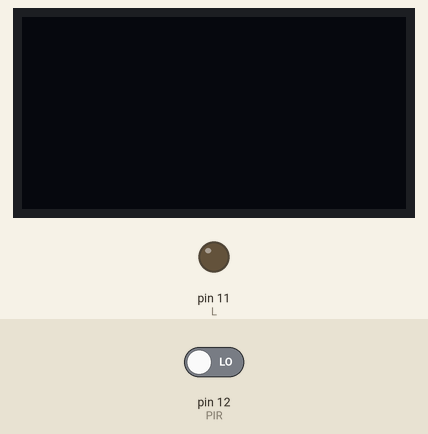
Recording of a sketch running on a simulated Arduino Uno, built with avr-gcc and run on an emulated ATmega328P. Parts: 128×64 one-colour display, output pins drawn as LEDs (lit = HIGH). Inputs (shaded band) come from the test bench; at power-on: pin 12 (PIR) LOW.

Above: at 1.2 s.
1.3 s: pin 12 (PIR) driven HIGH
At 2.2 s:
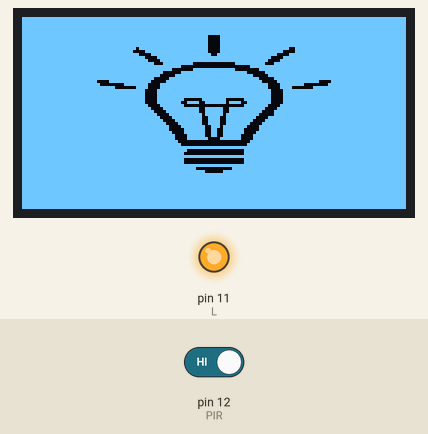
2.8 s: pin 12 (PIR) driven LOW
At 3.6 s:
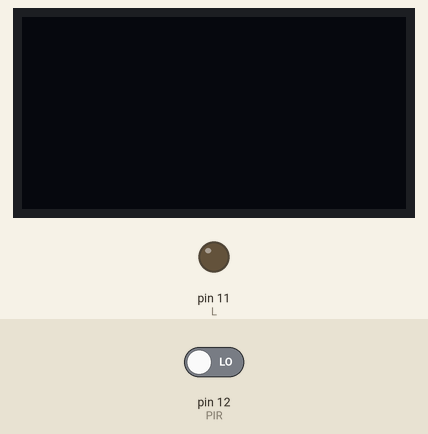
Timing chart, 0 to 5.8 s (numbered marks = the images above; inputs shaded):
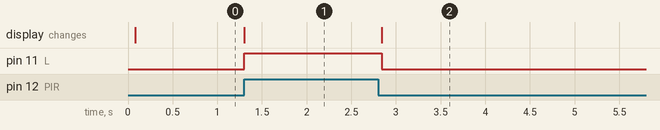

Measured:
- after the input at 1.3 s, pin 11 (L): LOW → HIGH at once; the display: changes at once (image 1)
- after the input at 2.8 s, pin 11 (L): HIGH → LOW at once; the display: changes at once (image 2)

The sketch:

punto_21.ino
```cpp
//21
#include <Wire.h>
#include <Adafruit_GFX.h>
#include <Adafruit_SSD1306.h>
#define ANCHO 128
#define ALTO 64
Adafruit_SSD1306 display(ANCHO, ALTO, &Wire, -1);
static const unsigned char PROGMEM mi_imagen[] = {
 0xff, 0xff, 0xff, 0xff, 0xff, 0xff, 0xff, 0xff, 0xff, 0xff, 0xff, 0xff, 0xff, 0xff, 0xff, 0xff,
 0xff, 0xff, 0xff, 0xff, 0xff, 0xff, 0xff, 0xff, 0xff, 0xff, 0xff, 0xff, 0xff, 0xff, 0xff, 0xff,
  0xff, 0xff, 0xff, 0xff, 0xff, 0xff, 0xff, 0xff, 0xff, 0xff, 0xff, 0xff, 0xff, 0xff, 0xff, 0xff,
  0xff, 0xff, 0xff, 0xff, 0xff, 0xff, 0xff, 0xff, 0xff, 0xff, 0xff, 0xff, 0xff, 0xff, 0xff, 0xff,
  0xff, 0xff, 0xff, 0xff, 0xff, 0xff, 0xff, 0xff, 0xff, 0xff, 0xff, 0xff, 0xff, 0xff, 0xff, 0xff,
  0xff, 0xff, 0xff, 0xff, 0xff, 0xff, 0xff, 0xff, 0xff, 0xff, 0xff, 0xff, 0xff, 0xff, 0xff, 0xff,
  0xff, 0xff, 0xff, 0xff, 0xff, 0xff, 0xff, 0xfc, 0x3f, 0xff, 0xff, 0xff, 0xff, 0xff, 0xff, 0xff,
  0xff, 0xff, 0xff, 0xff, 0xff, 0xff, 0xff, 0xfc, 0x3f, 0xff, 0xff, 0xff, 0xff, 0xff, 0xff, 0xff,
  0xff, 0xff, 0xff, 0xff, 0xff, 0xff, 0xff, 0xfc, 0x3f, 0xff, 0xff, 0xff, 0xff, 0xff, 0xff, 0xff,
  0xff, 0xff, 0xff, 0xff, 0xff, 0xff, 0xff, 0xfc, 0x3f, 0xff, 0xff, 0xff, 0xff, 0xff, 0xff, 0xff,
  0xff, 0xff, 0xff, 0xff, 0xfd, 0xff, 0xff, 0xfc, 0x3f, 0xff, 0xff, 0x9f, 0xff, 0xff, 0xff, 0xff,
  0xff, 0xff, 0xff, 0xff, 0xf8, 0x7f, 0xff, 0xfc, 0x3f, 0xff, 0xfe, 0x1f, 0xff, 0xff, 0xff, 0xff,
  0xff, 0xff, 0xff, 0xff, 0xfe, 0x1f, 0xff, 0xfe, 0x7f, 0xff, 0xf8, 0x7f, 0xff, 0xff, 0xff, 0xff,
  0xff, 0xff, 0xff, 0xff, 0xff, 0x87, 0xff, 0xff, 0xff, 0xff, 0xe1, 0xff, 0xff, 0xff, 0xff, 0xff,
  0xff, 0xff, 0xff, 0xff, 0xff, 0xc3, 0xff, 0xff, 0xff, 0xff, 0xc3, 0xff, 0xff, 0xff, 0xff, 0xff,
  0xff, 0xff, 0xff, 0xff, 0xff, 0xf1, 0xff, 0x80, 0x01, 0xff, 0x8f, 0xff, 0xff, 0xff, 0xff, 0xff,
  0xff, 0xff, 0xff, 0xff, 0xff, 0xff, 0xf8, 0x00, 0x00, 0x0f, 0xff, 0xff, 0xff, 0xff, 0xff, 0xff,
  0xff, 0xff, 0xff, 0xff, 0xff, 0xff, 0xc0, 0x7f, 0xfe, 0x01, 0xff, 0xff, 0xff, 0xff, 0xff, 0xff,
  0xff, 0xff, 0xff, 0xff, 0xff, 0xfe, 0x07, 0xff, 0xff, 0xe0, 0x7f, 0xff, 0xff, 0xff, 0xff, 0xff,
  0xff, 0xff, 0xff, 0xff, 0xff, 0xfc, 0x1f, 0xff, 0xff, 0xf8, 0x3f, 0xff, 0xff, 0xff, 0xff, 0xff,
  0xff, 0xff, 0xff, 0xff, 0xff, 0xf0, 0x7f, 0xff, 0xff, 0xfe, 0x0f, 0xff, 0xff, 0xff, 0xff, 0xff,
  0xff, 0xff, 0xff, 0x87, 0xff, 0xe0, 0xff, 0xff, 0xff, 0xff, 0x07, 0xff, 0xe1, 0xff, 0xff, 0xff,
  0xff, 0xff, 0xff, 0xc0, 0x3f, 0xc3, 0xff, 0xff, 0xff, 0xff, 0xc3, 0xfc, 0x03, 0xff, 0xff, 0xff,
  0xff, 0xff, 0xff, 0xfe, 0x03, 0xc3, 0xff, 0xff, 0xff, 0xff, 0xc3, 0xc0, 0x7f, 0xff, 0xff, 0xff,
  0xff, 0xff, 0xff, 0xff, 0xff, 0x87, 0xff, 0xff, 0xff, 0xff, 0xe1, 0xff, 0xff, 0xff, 0xff, 0xff,
  0xff, 0xff, 0xff, 0xff, 0xff, 0x87, 0xff, 0xff, 0xff, 0xff, 0xe1, 0xff, 0xff, 0xff, 0xff, 0xff,
  0xff, 0xff, 0xff, 0xff, 0xff, 0x87, 0xff, 0xff, 0xff, 0xff, 0xe1, 0xff, 0xff, 0xff, 0xff, 0xff,
  0xff, 0xff, 0xff, 0xff, 0xff, 0x87, 0xfc, 0x0f, 0xf0, 0x3f, 0xe1, 0xff, 0xff, 0xff, 0xff, 0xff,
  0xff, 0xff, 0xff, 0xff, 0xff, 0x87, 0xf9, 0xe7, 0xf7, 0x9f, 0xe1, 0xff, 0xff, 0xff, 0xff, 0xff,
  0xff, 0xff, 0xff, 0xff, 0xff, 0xc3, 0xfc, 0x00, 0x00, 0x3f, 0xc3, 0xff, 0xff, 0xff, 0xff, 0xff,
  0xff, 0xff, 0xff, 0xff, 0xff, 0xe1, 0xff, 0xe7, 0xe7, 0xff, 0x87, 0xff, 0xff, 0xff, 0xff, 0xff,
  0xff, 0xff, 0xff, 0xff, 0xff, 0xf0, 0xff, 0xe7, 0xe7, 0xff, 0x0f, 0xff, 0xff, 0xff, 0xff, 0xff,
  0xff, 0xff, 0xff, 0xff, 0xff, 0xf8, 0x7f, 0xf7, 0xef, 0xfe, 0x0f, 0xff, 0xff, 0xff, 0xff, 0xff,
  0xff, 0xff, 0xff, 0xff, 0xff, 0xfc, 0x3f, 0xf3, 0xcf, 0xfc, 0x3f, 0xff, 0xff, 0xff, 0xff, 0xff,
  0xff, 0xff, 0xff, 0xff, 0xff, 0xfe, 0x1f, 0xf3, 0xcf, 0xf8, 0x7f, 0xff, 0xff, 0xff, 0xff, 0xff,
  0xff, 0xff, 0xff, 0xff, 0xff, 0xff, 0x0f, 0xf3, 0xcf, 0xf0, 0xff, 0xff, 0xff, 0xff, 0xff, 0xff,
  0xff, 0xff, 0xff, 0xff, 0xff, 0xff, 0x87, 0xf9, 0xdf, 0xe1, 0xff, 0xff, 0xff, 0xff, 0xff, 0xff,
  0xff, 0xff, 0xff, 0xff, 0xff, 0xff, 0x83, 0xf9, 0x9f, 0xc1, 0xff, 0xff, 0xff, 0xff, 0xff, 0xff,
  0xff, 0xff, 0xff, 0xff, 0xff, 0xff, 0xc3, 0xf9, 0x9f, 0xc3, 0xff, 0xff, 0xff, 0xff, 0xff, 0xff,
  0xff, 0xff, 0xff, 0xff, 0xff, 0xff, 0xe1, 0xf9, 0x9f, 0x87, 0xff, 0xff, 0xff, 0xff, 0xff, 0xff,
  0xff, 0xff, 0xff, 0xff, 0xff, 0xff, 0xe1, 0xfc, 0x3f, 0x87, 0xff, 0xff, 0xff, 0xff, 0xff, 0xff,
  0xff, 0xff, 0xff, 0xff, 0xff, 0xff, 0xf0, 0x00, 0x00, 0x0f, 0xff, 0xff, 0xff, 0xff, 0xff, 0xff,
  0xff, 0xff, 0xff, 0xff, 0xff, 0xff, 0xf8, 0x00, 0x00, 0x1f, 0xff, 0xff, 0xff, 0xff, 0xff, 0xff,
  0xff, 0xff, 0xff, 0xff, 0xff, 0xff, 0xff, 0xff, 0xff, 0xff, 0xff, 0xff, 0xff, 0xff, 0xff, 0xff,
  0xff, 0xff, 0xff, 0xff, 0xff, 0xff, 0xfe, 0x00, 0x00, 0x3f, 0xff, 0xff, 0xff, 0xff, 0xff, 0xff,
  0xff, 0xff, 0xff, 0xff, 0xff, 0xff, 0xfc, 0x00, 0x00, 0x3f, 0xff, 0xff, 0xff, 0xff, 0xff, 0xff,
  0xff, 0xff, 0xff, 0xff, 0xff, 0xff, 0xff, 0xff, 0xff, 0xff, 0xff, 0xff, 0xff, 0xff, 0xff, 0xff,
  0xff, 0xff, 0xff, 0xff, 0xff, 0xff, 0xfc, 0x00, 0x00, 0x3f, 0xff, 0xff, 0xff, 0xff, 0xff, 0xff,
  0xff, 0xff, 0xff, 0xff, 0xff, 0xff, 0xfc, 0x00, 0x00, 0x3f, 0xff, 0xff, 0xff, 0xff, 0xff, 0xff,
  0xff, 0xff, 0xff, 0xff, 0xff, 0xff, 0xff, 0xff, 0xff, 0xff, 0xff, 0xff, 0xff, 0xff, 0xff, 0xff,
  0xff, 0xff, 0xff, 0xff, 0xff, 0xff, 0xff, 0xc0, 0x03, 0xff, 0xff, 0xff, 0xff, 0xff, 0xff, 0xff,
  0xff, 0xff, 0xff, 0xff, 0xff, 0xff, 0xff, 0xf8, 0x1f, 0xff, 0xff, 0xff, 0xff, 0xff, 0xff, 0xff,
  0xff, 0xff, 0xff, 0xff, 0xff, 0xff, 0xff, 0xff, 0xff, 0xff, 0xff, 0xff, 0xff, 0xff, 0xff, 0xff,
  0xff, 0xff, 0xff, 0xff, 0xff, 0xff, 0xff, 0xff, 0xff, 0xff, 0xff, 0xff, 0xff, 0xff, 0xff, 0xff,
  0xff, 0xff, 0xff, 0xff, 0xff, 0xff, 0xff, 0xff, 0xff, 0xff, 0xff, 0xff, 0xff, 0xff, 0xff, 0xff,
  0xff, 0xff, 0xff, 0xff, 0xff, 0xff, 0xff, 0xff, 0xff, 0xff, 0xff, 0xff, 0xff, 0xff, 0xff, 0xff,
  0xff, 0xff, 0xff, 0xff, 0xff, 0xff, 0xff, 0xff, 0xff, 0xff, 0xff, 0xff, 0xff, 0xff, 0xff, 0xff,
  0xff, 0xff, 0xff, 0xff, 0xff, 0xff, 0xff, 0xff, 0xff, 0xff, 0xff, 0xff, 0xff, 0xff, 0xff, 0xff,
  0xff, 0xff, 0xff, 0xff, 0xff, 0xff, 0xff, 0xff, 0xff, 0xff, 0xff, 0xff, 0xff, 0xff, 0xff, 0xff,
  0xff, 0xff, 0xff, 0xff, 0xff, 0xff, 0xff, 0xff, 0xff, 0xff, 0xff, 0xff, 0xff, 0xff, 0xff, 0xff,
  0xff, 0xff, 0xff, 0xff, 0xff, 0xff, 0xff, 0xff, 0xff, 0xff, 0xff, 0xff, 0xff, 0xff, 0xff, 0xff,
  0xff, 0xff, 0xff, 0xff, 0xff, 0xff, 0xff, 0xff, 0xff, 0xff, 0xff, 0xff, 0xff, 0xff, 0xff, 0xff,
  0xff, 0xff, 0xff, 0xff, 0xff, 0xff, 0xff, 0xff, 0xff, 0xff, 0xff, 0xff, 0xff, 0xff, 0xff, 0xff,
  0xff, 0xff, 0xff, 0xff, 0xff, 0xff, 0xff, 0xff, 0xff, 0xff, 0xff, 0xff, 0xff, 0xff, 0xff, 0xff
};
int L=11;
int PIR=12;
int PIR2=A0;
int m;

void setup() {
pinMode(L,OUTPUT);
pinMode(PIR,INPUT);
  display.begin(SSD1306_SWITCHCAPVCC, 0x3C);
  display.clearDisplay();
  display.drawBitmap(0, 0, mi_imagen, 128, 64, WHITE);
  display.display();
}


void loop() {
m=digitalRead(PIR);
if(m==HIGH){
  digitalWrite(L,HIGH);
  display.ssd1306_command(SSD1306_DISPLAYON);

    display.clearDisplay();
    display.drawBitmap(0, 0, mi_imagen, 128, 64, WHITE);
    display.display();
}
if(m==LOW) {
  digitalWrite(L,LOW);
  display.ssd1306_command(SSD1306_DISPLAYOFF);
}
}
```
